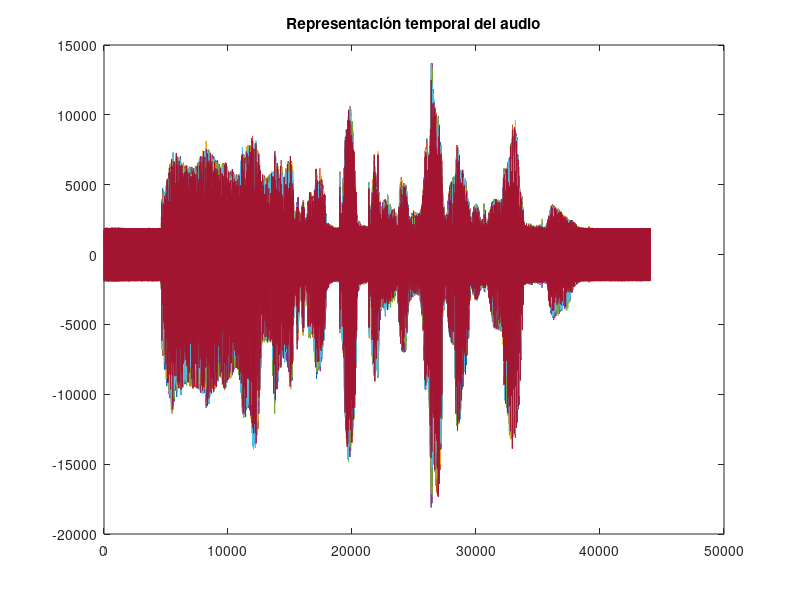

Reproduce this figure in MATLAB. (Note: this script raises an error after producing the figure.)
%%%%%%%%%%%%%%%%%%%%%%%%%%%%%%%%%%%%%%%%%%%%%%%%%%%%%%%%%%%%%%%%%%%%%%%%%%
%%%%%%%%%%%%%%%%% PRÁCTICA 5: BEAMFORMER DELAY AND SUM %%%%%%%%%%%%%%%%%%%
%%%%%%%%%%%%%%%%%%%%%%%%%%%%%%%%%%%%%%%%%%%%%%%%%%%%%%%%%%%%%%%%%%%%%%%%%%
% Autores: Javier Lobato Martín y Sergio Zapata Caparrós
%%%%%%%%%%%%%%%%%%%%%%%%%%%%%%%%%%%%%%%%%%%%%%%%%%%%%%%%%%%%%%%%%%%%%%%%%%
clc
clear all
close all

%Cargamos las señales
signals = load('signals_array.mat');
xc = signals.xc;
xc = cell2mat(xc); % 7 columnas

figure(1)
plot(xc)
title('Representación temporal del audio')


%Determinamos variables
Fs = 16e3;          %Frecuencia de muestreo
d = 0.04;           %Distancia entre sensores
Vprop = 340;        %Velocidad del sonido
Ltrama = 256;       %Tramas de 256 muestras
N = 7;              %Contamos con 7 elementos
phi = pi/4;         %Ángulo de llegada del target
L_signal = length(xc(:,1));   %Longitud total de la señal
Ntramas = floor(L_signal/128);       %Determinamos el número de tramas
iter = 1;                      %Iterador del bucle para las ventanas
win = hanning(Ltrama+1,'periodic'); %Establecemos la ventana de hanning
n = (0:1:6);         
tn = ((d*cos(phi).*n)/Vprop);  %Creamos el vector de retardos
freq = linspace(1, 8000, 129); %Vector de frecuencias (Fs >= Fmax)

%Creamos la matriz vacía donde vamos a guardar el resultado final
xc_out = zeros(L_signal,N);

%obtenemos los pesos por medio de nuestra función auxiliar
w = pesos(tn, freq);
XOUT = zeros(129, 1);

%Para realizar el trabajo, usaremos un doble bucle
for ntram = 1:Ntramas 

    for c = 1:7        
        
        xn = xc(iter:iter + Ltrama ,c); %Tomamos la porción de señal del canal correspondiente
        Xn = fft(sqrt(win).*xn);        %Realizamos la transformada de Fourier de la ventana
        Xn = Xn(1:Ltrama/2+1);          %Tomamos las componentes de frecuencia de 0 a Fs/2 (Fs/2 = 8 kHz)s     
        Xn = Xn .* conj(w(:,c));        %Multiplicamos por los pesos correspondientes
        

        
        %Realizamos la simetrización para practicar la transformada inversa
        XOUT = cat(1, Xn, conj(Xn(end:-1:2)));
        xout = real(ifft(sqrt(win).*XOUT));
        
        %Concatenación de tramas mediante ''overlap add''
        xc_out(iter:iter + Ltrama, c) = xc_out(iter:iter + Ltrama, c) + xout;

    end
    
    
    iter = iter + 127; %Actualizamos el iterador

end

%Unimos todos los canales y realizamos una escucha
xc_out_sum = sum(xc_out, 2);
soundsc(real(xc_out_sum),Fs);


figure(2)
plot(real(xc_out_sum));
title('Representación temporal del audio tras D&S')
%Se puede comprobar como el ruido se ha minimizado

%% Cálculo SNR
%Para realizar el cálculo de la SNR, calculamos la potencia de la señal
%y del ruido (primeras 3000 muestras) y obtenemos el ratio.

% SNR DESPUÉS DEL BEAMFORMING D&S
ruido_orig = var((xc(1:3000, 1))); %Interferencia aislada en las 3000 primeras muestras
pot_orig = var((xc(3001:end, 1)));
SNR_orig = calculo_SNR(pot_orig, ruido_orig);
fprintf('SNR(antes)  = %f dB\n', SNR_orig);

% SNR DESPUÉS DEL BEAMFORMING DAS
ruido_DAS = var(real(xc_out_sum(1:3000)));
pot_DAS = var(real(xc_out_sum(3001:end)));
SNR_DAS = calculo_SNR(pot_DAS, ruido_DAS);
fprintf('SNR(D&S)  = %f dB\n', SNR_DAS);


%% Comprobación beamformer

% VARIABLES PARA REPRESENTAR
theta = linspace(0, pi, 200); % Barrido en theta
theta_polar = linspace(0, 2*pi, 400); % Barrido representación polar
theta_surf = linspace(0, 2*pi, 129); % Barrido en theta


% VISUALIZACIÓN DE LOS RETARDOS
figure(3)
stem(tn)
title('Retardos de cada sensor')
ylabel('tiempo (s)')
xlabel('N sensor')
% La señal llega primero al último sensor (7). Es por ello que tiene
% asociado el mayor retardo de todos.


% CÁLCULO DE DIRECTIVIDADES
% Almacenamos en un vector los índices correspondientes a las frecuencias
% de interés 

% frecuencias = [100, 400, 700, 1000, 2000,
% 3000, 4000, 5000, 6000, 7000, 8000]
index_freq = [3, 7, 12, 17, 33, 49, 69, 81, 97, 129];
D_matrix = zeros(length(index_freq),400);

for index=1:length(index_freq)

    D_matrix(index,:) = calcula_Dteo(w, freq, index_freq(index), d, Vprop, theta);

end

index_freq1 = 17; % 1kHz
D_1kHz = calcula_Dteo(w, freq, index_freq1, d, Vprop, theta);
index_freq2 = 129; % 8kHz
D_8kHz = calcula_Dteo(w, freq, index_freq2, d, Vprop, theta);

% Crear un gradiente de 10 colores que va de verde a azul
color_map = [linspace(0,0,5)', linspace(1,0,5)', linspace(1,1,5)';
             linspace(0,0,5)', linspace(0,1,5)', linspace(1,0,5)'];

% Establecer el gradiente de colores personalizado
colormap(color_map);



figure(4);
polarplot(theta_polar, D_matrix(1,:),'Color',[color_map(1,:)]);
hold on
polarplot(theta_polar, D_matrix(2,:),'Color',[color_map(2,:)]);
hold on
polarplot(theta_polar, D_matrix(3,:),'Color',[color_map(3,:)]);
hold on
polarplot(theta_polar, D_matrix(4,:),'Color',[color_map(4,:)]);
hold on
polarplot(theta_polar, D_matrix(5,:),'Color',[color_map(5,:)]);
hold on
polarplot(theta_polar, D_matrix(6,:),'Color',[color_map(6,:)]);
hold on
polarplot(theta_polar, D_matrix(7,:),'Color',[0.6350 0.0780 0.1840]);
hold on
polarplot(theta_polar, D_matrix(8,:),'Color',[color_map(8,:)]);
hold on
polarplot(theta_polar, D_matrix(9,:),'Color',[color_map(9,:)]);
hold on
polarplot(theta_polar, D_matrix(10,:),'Color',[color_map(10,:)]);
title('Directividad teórica');
legend('f = 100Hz','f = 400Hz','f = 700Hz','f = 1kHz','f = 2kHz','f = 3kHz','f = 4.25kHz','f = 5kHz','f = 6kHz','f = 7kHz', 'f = 8kHz');
% Se observa el aumento de la directividad conforme la frecuencia va
% creciendo.
% Podemos ver como aparecen lóbulos indeseados en las frecuencias a partir
% de nuestra frecuencia óptima de lambda/2 = 4250 Hz. El valor óptimo es
% donde se puede observar una mayor directividad sin lóbulos secundarios
% indeseados. Esto se justifica en base al teorema de muestreo espacial:
% La separación entre sensores 


% DIRECTIVIDAD EN FUNCIÓN DE LA FRECUENCIA
Df = calcula_Df(w, freq, d, Vprop, theta_surf);
figure(5);
surf(rad2deg(theta_surf), freq, Df);
ylabel('f(Hz)');
xlabel('phi');
zlabel('D(f, phi)');
title('Directividad en función de la frecuencia y ángulo');


figure(6);
pcolor(freq, rad2deg(theta_surf), abs(Df.'));
shading interp;
colorbar;
xlabel('Frecuencia (Hz)');
ylabel('φ(grados)');
title('Directividad en función de la frecuencia y ángulo');
% Se aprecia como a frecuencias más altas, el ancho del lóbulo principal
% disminuye (se hace más directivo). delta = 1/(f*L)
% Se ve también que a partir de un determinado valor de frecuencia,
% aparecen más rizados (o lóbulos secundarios).

